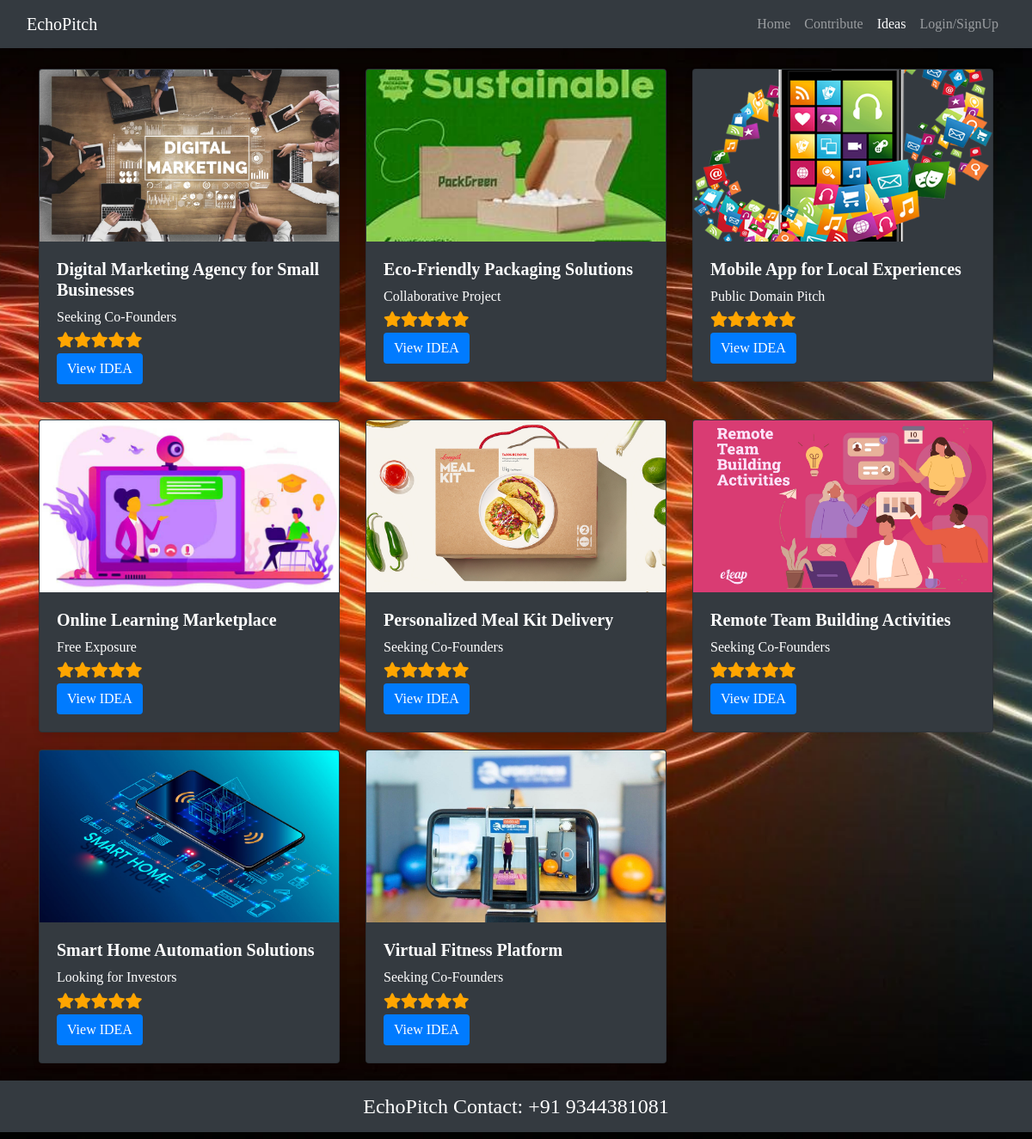
The app's page /recipe_cards.php with its own data.
### tables this page shows
CREATE TABLE `recipe` (
  `Title` varchar(255) NOT NULL,
  `category` varchar(50) NOT NULL,
  `user_name` varchar(100) NOT NULL,
  `img_url` varchar(255) NOT NULL
);

### recipe_cards.php (the view, shortened to what this page needs)
<?php
$host = 'localhost';
$username = 'root';
$password = '';
$database = 'recipe_db';
$conn = new mysqli($host, $username, $password, $database);
$sql = "SELECT * FROM recipe";
$result = $conn->query($sql);
?>
<!DOCTYPE html>
<html lang="en">
<head>
    <link rel="stylesheet" href="https://maxcdn.bootstrapcdn.com/bootstrap/4.5.2/css/bootstrap.min.css">
    <link rel="stylesheet" href="https://cdnjs.cloudflare.com/ajax/libs/font-awesome/5.15.4/css/all.min.css">
</head>
<body>
    <?php
        $activePage = 'recipes';
        include 'menu.php';
    ?>
    <br>
    <div class="container">
        <div class="row">
            <?php
            if ($result->num_rows > 0) {
                while ($row = $result->fetch_assoc()) {
                    ?>
                    <div class="col-md-4">
                        <div class="card">
                            <img class="card-img-top" src=<?php echo $row['img_url']; ?> alt="Card image">
                            <div class="card-body">
                                <h5 class="card-title"><?php echo $row['Title']; ?></h5>
                                <h6 class="card-category"><?php echo $row['category']; ?></h6>
                                <div class="rating">
                                    <?php
                                    $title = $row['Title'];
                                    $rating_sql = "SELECT rating FROM ratings WHERE Title = '$title'";
                                    $rating_result = $conn->query($rating_sql);
                                    if ($rating_result->num_rows > 0) {
                                        $rating_row = $rating_result->fetch_assoc();
                                        $rating = $rating_row['rating'];
                                        for ($i = 1; $i <= 5; $i++) {
                                            if ($i <= $rating) {
                                                echo '<span class="fa fa-star checked"></span>';
                                            } else {
                                                echo '<span class="fa fa-star"></span>';
                                            }
                                        }
                                    } else {
                                        echo "No Ideas yet";
                                    }
                                    ?>
                                </div>
                                <a href="fullrecipe.php?title=<?php echo urlencode($row['Title']); ?>" class="btn btn-success">View IDEA</a>
                            </div>
                        </div>
                    </div>
                    <?php
                }
            } else {
                echo "No records found";
            }
            ?>
        </div>
    </div>
    <footer>
        <h4 class="p-3 bg-dark text-white text-center">EchoPitch Contact: +91 9344381081</h4>
    </footer>
</body>
</html>

### menu.php (shortened to what this page needs)
<html>
<body>
<nav class="navbar navbar-expand-lg navbar-dark bg-dark">
  <div class="container-fluid">
    <a class="navbar-brand" href="index.php">EchoPitch</a>
    <div class="collapse navbar-collapse" id="navbarSupportedContent">
      <ul class="navbar-nav ml-auto mb-2 mb-lg-0">
        <li class="nav-item <?php echo ($activePage == 'home') ? 'active' : ''; ?>">
          <a class="nav-link" href="index.php">Home</a>
        </li>
        <li class="nav-item <?php echo ($activePage == 'contribute') ? 'active' : ''; ?>">
          <a class="nav-link" href="contribute.php">Contribute</a>
        </li>
        <li class="nav-item <?php echo ($activePage == 'recipes') ? 'active' : ''; ?>">
          <a class="nav-link" href="recipe_cards.php">Ideas</a>
        </li>
        <li class="nav-item <?php echo ($activePage == 'login') ? 'active' : ''; ?>">
          <a class="nav-link" href="login.php">Login/SignUp</a>
        </li>
      </ul>
    </div>
  </div>
</nav>
</body>
</html>

### recipe_cards.php (style rules this page uses)
body { background-image: url("images/bg6.webp"); background-size: cover; background-repeat: no-repeat; background-attachment: fixed; background-position: center; background-color: #f8f9fa; font-family: Georgia, 'Times New Roman', Times, serif; color: white; }
.card { background-color: #343a40; margin-bottom: 20px; box-shadow: 0 4px 8px rgba(0, 0, 0, 0.1); color: white; }
.card-img-top { height: 200px; object-fit: cover; }
.card-body { padding: 20px; }
.card-title { font-size: 1.25rem; font-weight: bold; margin-bottom: 10px; }
.card-category { font-size: 1rem; color: #ffffff; margin-bottom: 5px; }
.btn-success { background-color: #007bff; color: white; border: none; }
.rating { unicode-bidi: bidi-override; color: #57564a; font-size: 18px; height: 18px; margin-bottom: 10px; }
.rating span { display: inline-block; width: 1.1em; }
.checked { color: orange; }

### records on screen
recipe: img_url (picture), Title "Digital Marketing Agency for Small Businesses", category "Seeking Co-Founders"
recipe: img_url (picture), Title "Eco-Friendly Packaging Solutions", category "Collaborative Project"
recipe: img_url (picture), Title "Mobile App for Local Experiences", category "Public Domain Pitch"
recipe: img_url (picture), Title "Online Learning Marketplace", category "Free Exposure"
recipe: img_url (picture), Title "Personalized Meal Kit Delivery", category "Seeking Co-Founders"
recipe: img_url (picture), Title "Remote Team Building Activities", category "Seeking Co-Founders"
recipe: img_url (picture), Title "Smart Home Automation Solutions", category "Looking for Investors"
recipe: img_url (picture), Title "Virtual Fitness Platform", category "Seeking Co-Founders"
